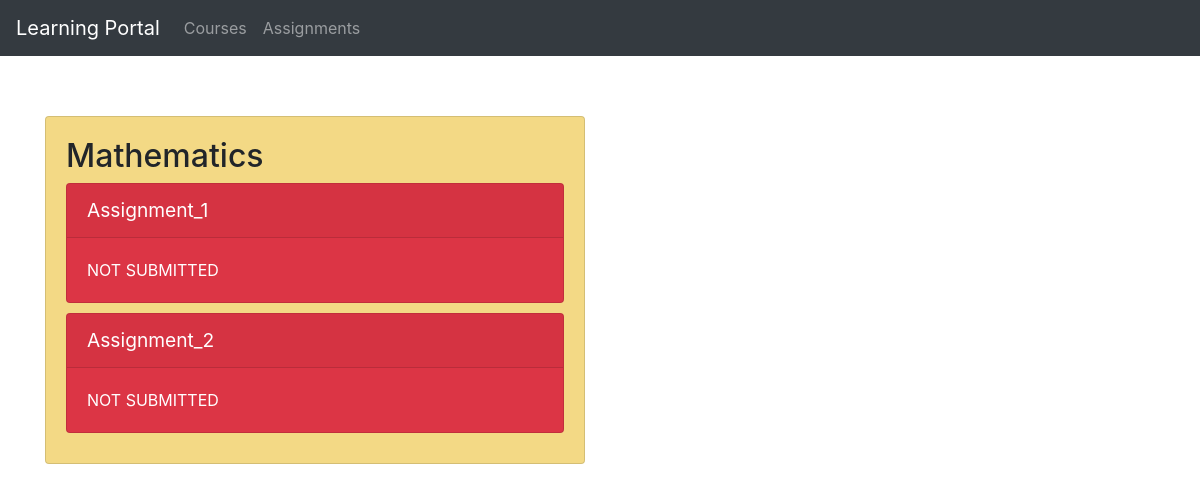
/assignments/, run on the app's committed database.
### course/models.py (models this page shows, shortened)
class Assignment(models.Model):
    chapters=models.CharField(max_length=500)
    start_date=models.DateTimeField(auto_now_add=True)
    end_date=models.DateTimeField(auto_now_add=False)
    course=models.ForeignKey(Course,on_delete=models.CASCADE)
    ass_name=models.CharField(max_length=30)
    def notgiven(self):
        return timezone.now()>self.end_date

class Course(models.Model):
    course_id= models.AutoField
    course_name=models.CharField(max_length=20)

### course/views.py (the view)
# urls.py: path("assignments/",views.AssignmentView,name="AssignmentView"),
def AssignmentView(request):
    assignments={}
    for a in Assignment.objects.all():
        assignments[a.course.course_name]=assignments.get(a.course.course_name,[])
        assignments[a.course.course_name].append(a)
    return render(request, 'course/Assignments.html',{'assignments':assignments})

### course/templates/course/Assignments.html (shortened to what this page needs)
{% extends 'course/basic.html'  %}
{% block body %}
<div class="container" style="margin-top:5%;">
    <div class="row">
    {% for k,v in assignments.items %}
    <div class="col-md-6">
        <div class="card" style="background-color: rgb(235, 192, 52,0.6);">
            <div class="card-body">
                <h2>{{k}}</h2>
                {% for a in v%}
                    {% if a.notgiven %}
                        <div class="card text-white bg-danger" style="margin-bottom: 2%;">
                            <div  class="card-header" style="font-size: 1.2em;">{{a.ass_name}}</div>
                            <div class="card-body">NOT SUBMITTED</div>
                        </div>
                        {% endif %}
                {%endfor%}
            </div>
        </div>
    </div>
    {% endfor%}
    </div>
</div>
{% endblock %}

### data on the page
Assignment: course_name "Mathematics", ass_name "Assignment_1"
Assignment: ass_name "Assignment_2"
